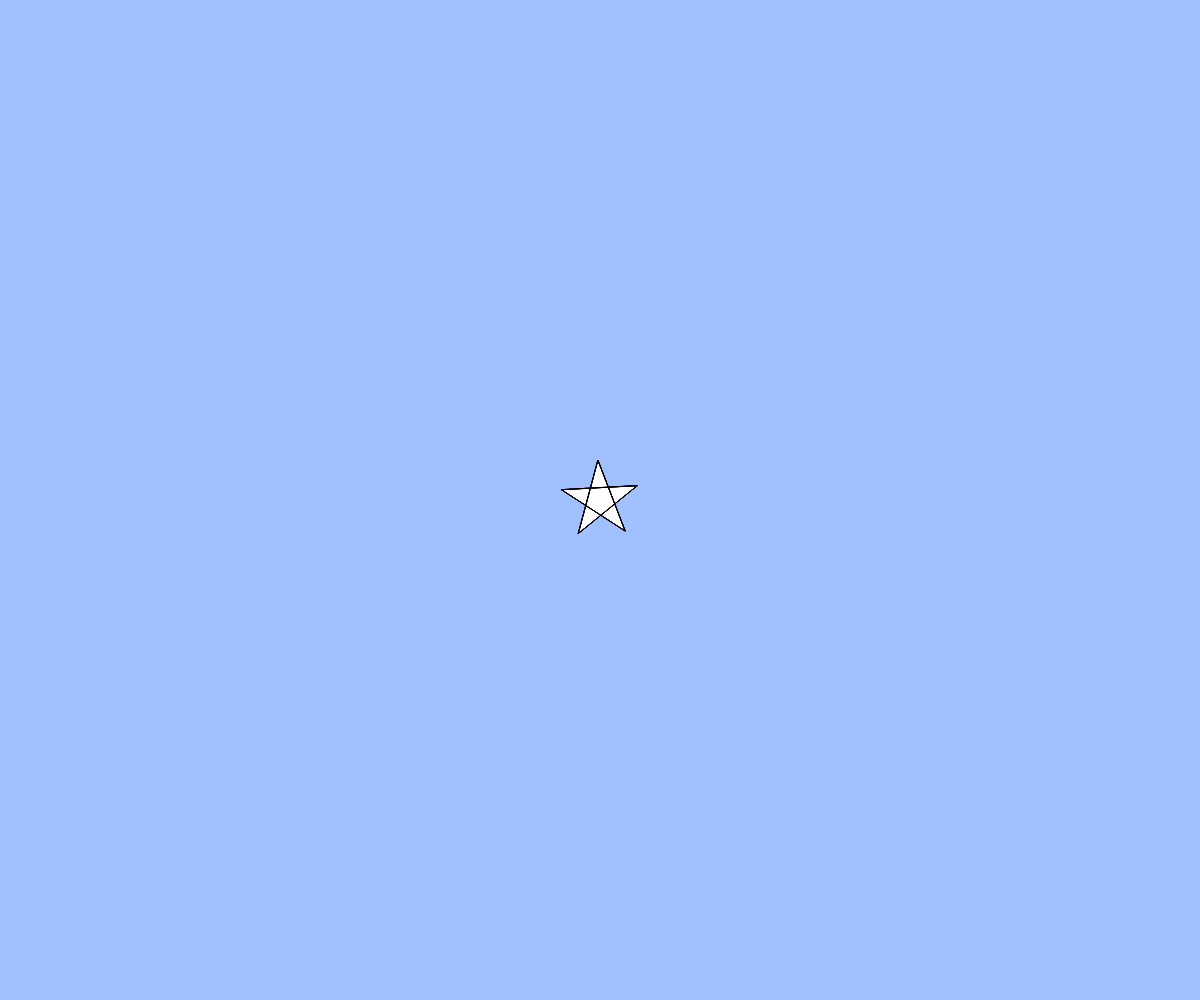
Frame 1 (no input)
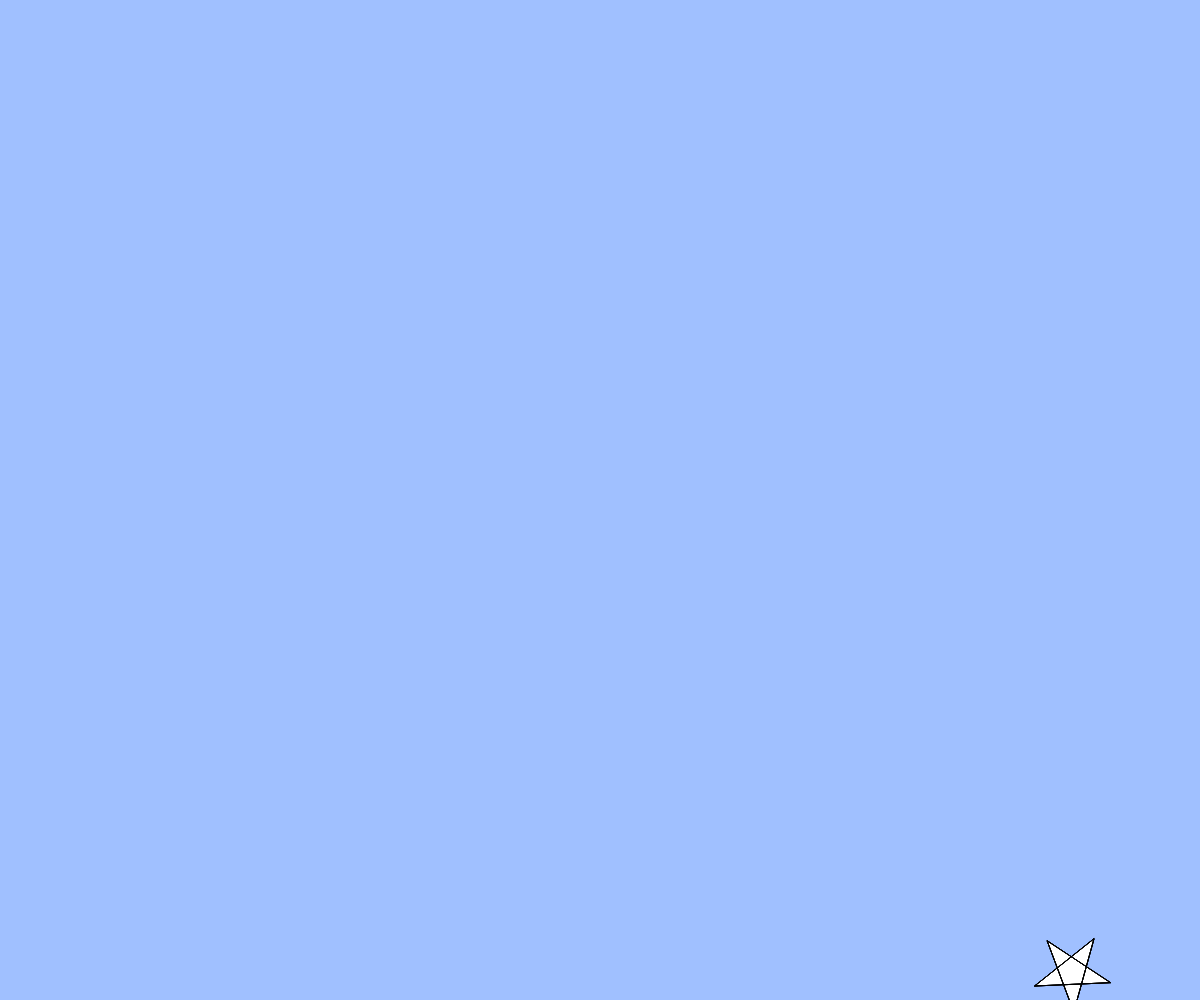
Frame 60 (no input)
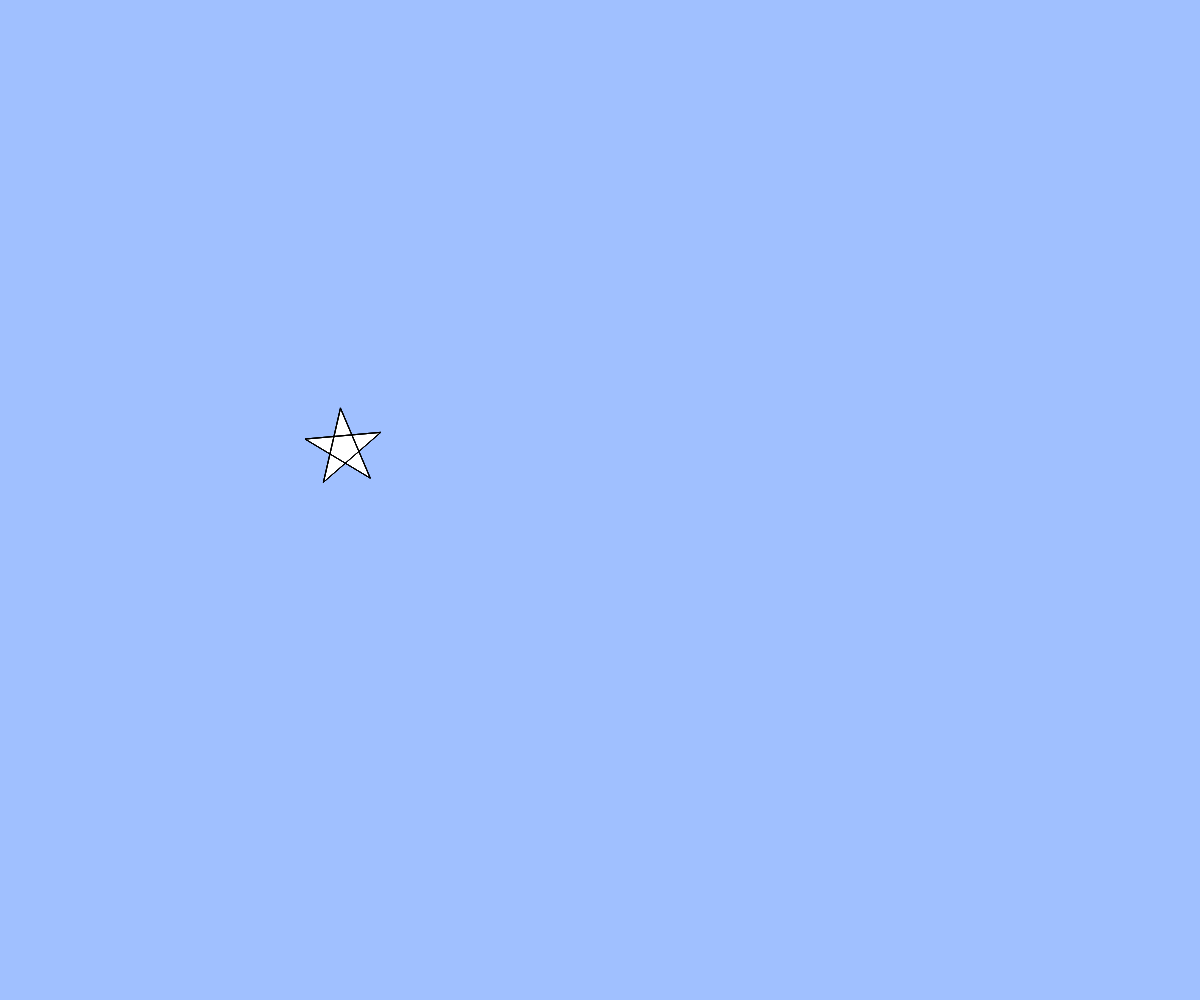
Frame 120 (the mouse pressed at the canvas centre since frame 60)

The p5.js sketch that drew these frames (run headless with seeded random() and noise() and a simulated clock; from frame 60 on, the mouse is pressed at the canvas centre):

// p5.js sketch
// ── sketch.js
// テキスト「アニメーション」
let x, y, vx, vy;
let angle;
let count;
function setup(){
  createCanvas(windowWidth, windowHeight);
  x = width / 2;
  y = height / 2;
  vx = 8;
  vy = 8;
  count=0;

}

function draw(){
  background(160, 192, 255);

star(x,y,40,10)
x += vx;
y += vy;

//blank
  // 端の処理パターン (1) 反対側から出てくる
  if(x > width){ x = 0; }
  else if(x < 0){ x = width; }
  if(y > height){ y = 0; }
  if(y < 0){ y = height; }
}

function star(cx, cy, r, angle){
  beginShape();
  for(var i = 0; i < 20; i++){
    var theta = TWO_PI * i * 2 / 5 - HALF_PI+angle+count;
    // BLANK[1] (hint: angle 分だけ星を回転させるには？)
    var x = cx + cos(theta) * r;
    var y = cy + sin(theta) * r;
    vertex(x,y);
  }
  endShape(CLOSE);
  count=(count+10);

}

function windowResized(){
  resizeCanvas(windowWidth, windowHeight);
}
